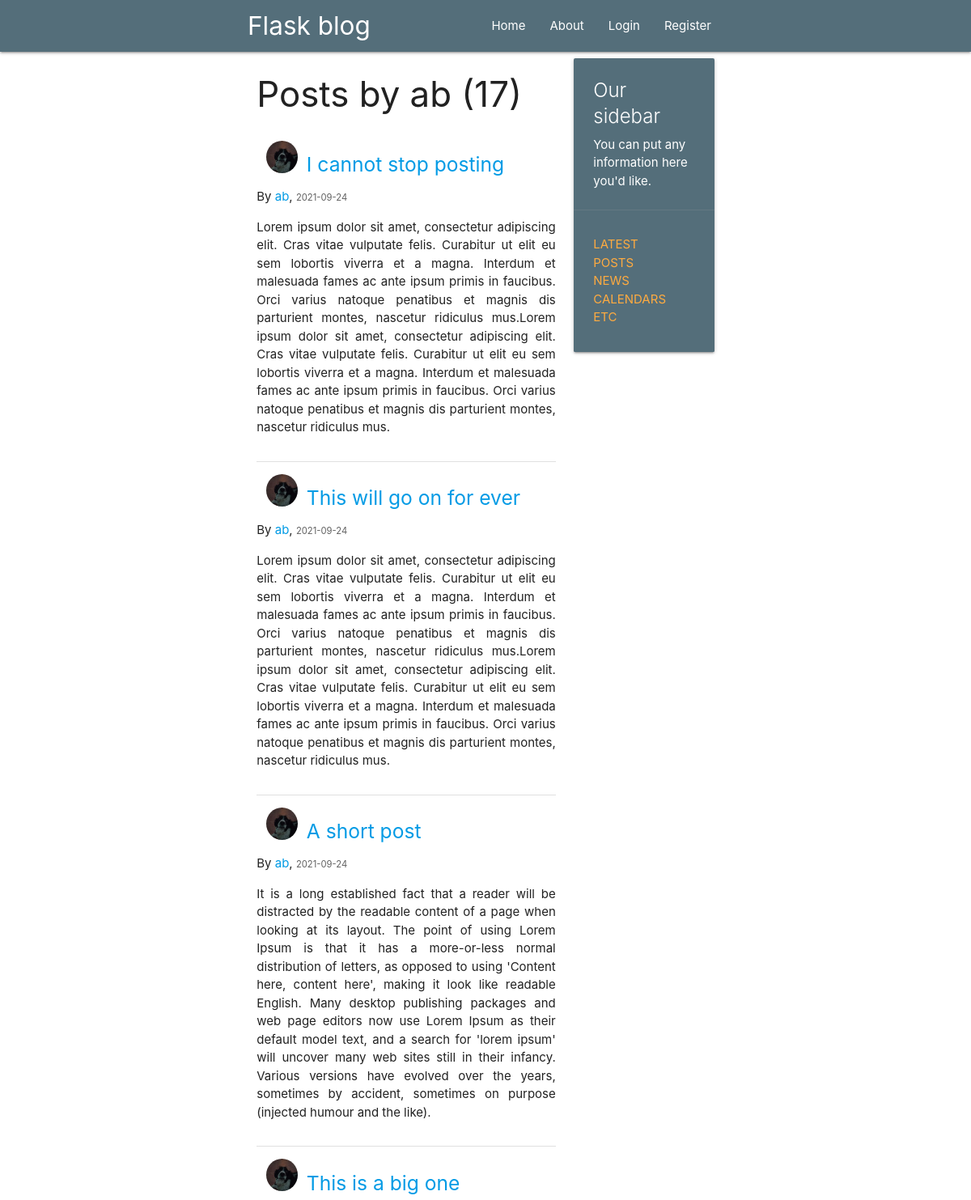
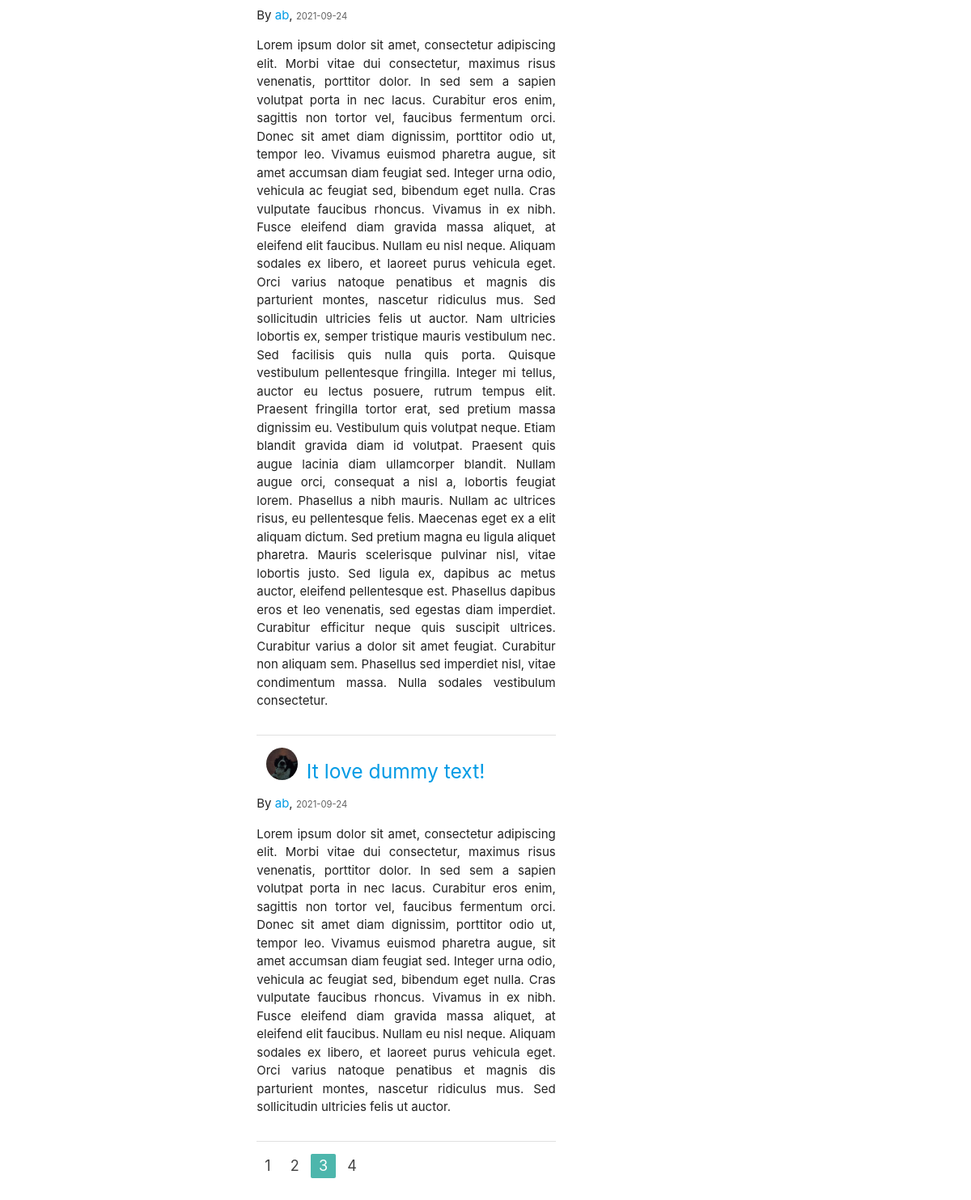
Page /user/ab?page=3 on the committed database (2 pictures, top to bottom).
### flaskblog/models.py (models this page shows, shortened)
class User(db.Model, UserMixin):
    id = db.Column(db.Integer, primary_key=True)
    username = db.Column(db.String(20), unique=True, nullable=False)
    email = db.Column(db.String(120), unique=True, nullable=False)
    image_file = db.Column(db.String(20), nullable=False, default='default.jpg')
    password = db.Column(db.String(60), nullable=False)
    posts = db.relationship('Post', backref='author', cascade="all,delete",
                            lazy=True)

class Post(db.Model):
    id = db.Column(db.Integer, primary_key=True)
    title = db.Column(db.String(100), nullable=False)
    date_posted = db.Column(db.DateTime, nullable=False,
                            default=datetime.utcnow)
    content = db.Column(db.Text, nullable=False)
    user_id = db.Column(db.Integer, db.ForeignKey('user.id'), nullable=False)

### flaskblog/users/routes.py (the view)
@users.route("/user/<string:username>")
def user_posts(username):
    page = request.args.get('page', 1, type=int)
    user = User.query.filter_by(username=username).first_or_404()
    posts = Post.query.filter_by(author=user) \
        .order_by(Post.date_posted.desc()) \
        .paginate(page=page, per_page=5)
    return render_template('user_posts.html', posts=posts, user=user)

### flaskblog/templates/user_posts.html
{% extends "layout.html" %}
{% block content %}
<h3>Posts by {{ user.username }} ({{ posts.total }})</h3>
{% for post in posts.items %}
    <div class="section">
        <div class="col s2">
            <img src="{{ url_for('static', filename='profile/'+ post.author.image_file) }}" alt=""
                 class="circle responsive-img">
        </div>
        <h5><a href="{{ url_for('posts.post', post_id=post.id) }}">{{ post.title }}</a></h5>
        <p>By <a href="{{ url_for('users.user_posts', username=post.author.username) }}">{{ post.author.username }}</a>,
            <small class="grey-text text-darken-2">{{ post.date_posted.strftime('%Y-%m-%d') }}</small>
        </p>
        <p style="text-align: justify">{{ post.content }}</p>
    </div>
    <div class="divider"></div>
{% endfor %}
<ul class="pagination">
    {% for page_num in posts.iter_pages(left_edge=1, right_edge=1, left_current=1, right_current=2) %}
        {% if page_num %}
            {% if posts.page == page_num %}
                <li class="active teal lighten-2"><a href="{{ url_for('users.user_posts', username=user.username, page=page_num) }}">{{ page_num }}</a></li>
            {% else %}
                <li><a href="{{ url_for('users.user_posts', username=user.username, page=page_num) }}">{{ page_num }}</a></li>
            {% endif %}
        {% else %}
            ...
        {% endif %}
    {% endfor %}
</ul>
{% endblock content%}

### rows in the picture
User: username "ab"
Post: image_file (picture), title "I cannot stop posting", author.username "ab", date_posted "2021-09-24", content "Lorem ipsum dolor sit amet, consectetur adipiscing elit. Cras vitae vulputate felis. Curabitur ut elit eu sem lobortis viverra et a magna. Interdum et malesuada fames ac ante ipsum primis in faucibus. Orci varius natoque penatibus et magnis dis parturient montes, nascetur ridiculus mus.Lorem ipsum dolor sit amet, consectetur adipiscing elit. Cras vitae vulputate felis. Curabitur ut elit eu sem lobortis viverra et a magna. Interdum et malesuada fames ac ante ipsum primis in faucibus. Orci varius natoque penatibus et magnis dis parturient montes, nascetur ridiculus mus."
Post: image_file (picture), title "This will go on for ever", author.username "ab", date_posted "2021-09-24", content "Lorem ipsum dolor sit amet, consectetur adipiscing elit. Cras vitae vulputate felis. Curabitur ut elit eu sem lobortis viverra et a magna. Interdum et malesuada fames ac ante ipsum primis in faucibus. Orci varius natoque penatibus et magnis dis parturient montes, nascetur ridiculus mus.Lorem ipsum dolor sit amet, consectetur adipiscing elit. Cras vitae vulputate felis. Curabitur ut elit eu sem lobortis viverra et a magna. Interdum et malesuada fames ac ante ipsum primis in faucibus. Orci varius natoque penatibus et magnis dis parturient montes, nascetur ridiculus mus."
Post: image_file (picture), title "A short post", author.username "ab", date_posted "2021-09-24", content "It is a long established fact that a reader will be distracted by the readable content of a page when looking at its layout. The point of using Lorem Ipsum is that it has a more-or-less normal distribution of letters, as opposed to using 'Content here, content here', making it look like readable English. Many desktop publishing packages and web page editors now use Lorem Ipsum as their default model text, and a search for 'lorem ipsum' will uncover many web sites still in their infancy. Various versions have evolved over the years, sometimes by accident, sometimes on purpose (injected humour and the like)."
Post: image_file (picture), title "This is a big one", author.username "ab", date_posted "2021-09-24", content "Lorem ipsum dolor sit amet, consectetur adipiscing elit. Morbi vitae dui consectetur, maximus risus venenatis, porttitor dolor. In sed sem a sapien volutpat porta in nec lacus. Curabitur eros enim, sagittis non tortor vel, faucibus fermentum orci. Donec sit amet diam dignissim, porttitor odio ut, tempor leo. Vivamus euismod pharetra augue, sit amet accumsan diam feugiat sed. Integer urna odio, vehicula ac feugiat sed, bibendum eget nulla. Cras vulputate faucibus rhoncus. Vivamus in ex nibh. Fusce eleifend diam gravida massa aliquet, at eleifend elit faucibus. Nullam eu nisl neque. Aliquam sodales ex libero, et laoreet purus vehicula eget. Orci varius natoque penatibus et magnis dis…"
Post: image_file (picture), title "It love dummy text!", author.username "ab", date_posted "2021-09-24", content "Lorem ipsum dolor sit amet, consectetur adipiscing elit. Morbi vitae dui consectetur, maximus risus venenatis, porttitor dolor. In sed sem a sapien volutpat porta in nec lacus. Curabitur eros enim, sagittis non tortor vel, faucibus fermentum orci. Donec sit amet diam dignissim, porttitor odio ut, tempor leo. Vivamus euismod pharetra augue, sit amet accumsan diam feugiat sed. Integer urna odio, vehicula ac feugiat sed, bibendum eget nulla. Cras vulputate faucibus rhoncus. Vivamus in ex nibh. Fusce eleifend diam gravida massa aliquet, at eleifend elit faucibus. Nullam eu nisl neque. Aliquam sodales ex libero, et laoreet purus vehicula eget. Orci varius natoque penatibus et magnis dis…"

### other values in the picture
{{ posts.total }} "17"
{{ page_num }} "1" "2" "4"
{{ page_num }} "3"
